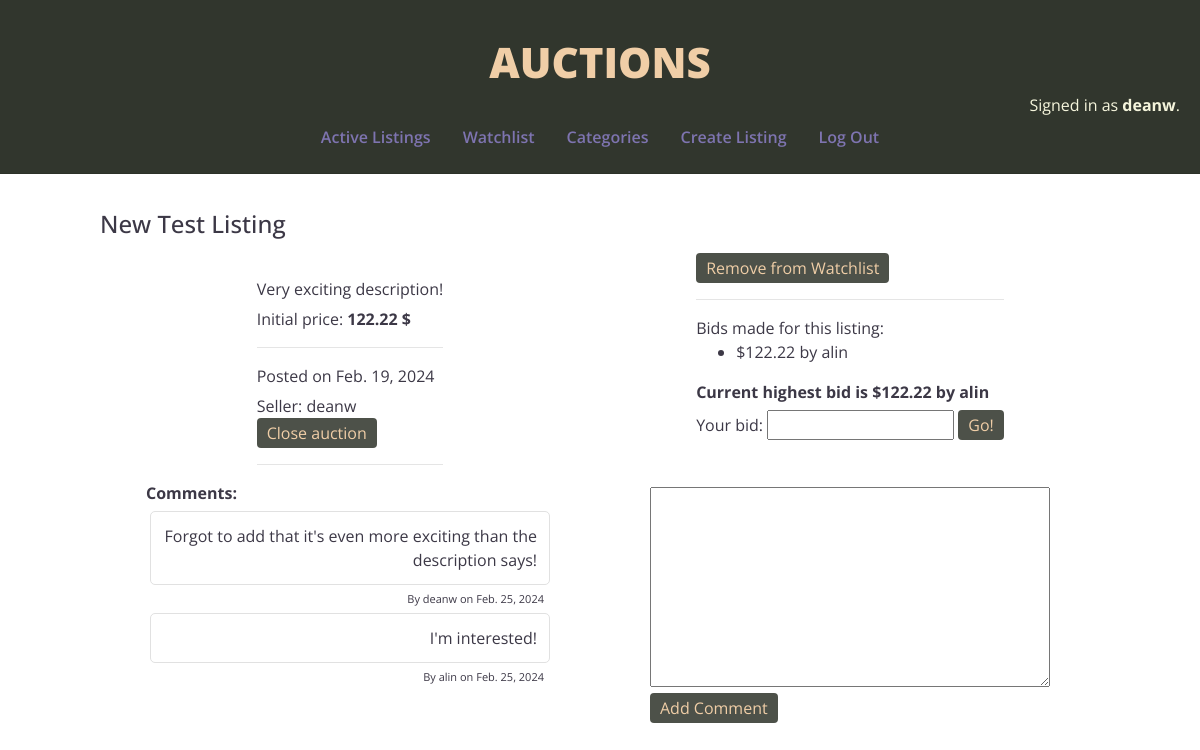
Screenshot of /listings/2 (signed in) with the database file from the repository.
### auctions/models.py (models this page shows, shortened)
class User(AbstractUser):
    pass

class Listing(models.Model):
    title = models.CharField(max_length=64)
    category = models.CharField(max_length=7, choices=Category.choices, blank=True)
    description = models.TextField() # textarea
    price = models.DecimalField(max_digits=9, decimal_places=2, default=0.00)
    pic = models.URLField(blank=True, null=True) # input type url
    active = models.BooleanField(default=True)
    date = models.DateField(auto_now=False, auto_now_add=True)
    owner = models.ForeignKey(User, on_delete=models.CASCADE, related_name="owner")

class Bid(models.Model):
    user = models.ForeignKey(User, on_delete=models.CASCADE, related_name="users")
    product = models.ForeignKey(Listing, on_delete=models.CASCADE, related_name="products")
    the_bid = models.DecimalField(max_digits=6, decimal_places=2)

class Comment(models.Model):
    text = models.TextField()
    date = models.DateField(auto_now=False, auto_now_add=True)
    related_to = models.ForeignKey(Listing, on_delete=models.CASCADE, related_name="about_listing")
    author = models.ForeignKey(User, on_delete=models.DO_NOTHING, related_name="authors")

### auctions/views.py (the view, shortened to what this page needs)
# urls.py: path("listings/<int:listing_id>", views.listing, name="listing"),
@login_required(login_url='/login')
def listing(request, listing_id):
    listing = Listing.objects.get(pk=listing_id)
    winning_bid, current_winner = util.best_bid(listing)
    bid_objects = Bid.objects.filter(product=listing)
    all_bids = bid_objects.all()
    comment_objects = Comment.objects.filter(related_to=listing)
    all_comments = comment_objects.all()
    if request.user.is_authenticated:
        try:
            favorite = Watchlist.objects.get(fave=listing, user=request.user)
        except (KeyError, Watchlist.DoesNotExist):
            favorite = Watchlist.objects.create(user=request.user, fave=listing)
            favorite.save()
    return render(request, "auctions/listing.html", {
        "listing":listing,
        "bid_form":NewBidForm(),
        "bid_log":all_bids,
        "current_win":winning_bid,
        "current_winner":current_winner,
        "favorited":favorite.added,
        "comment_form":NewCommentForm(),
        "comment_log":all_comments
    })

### auctions/views.py
class NewBidForm(forms.Form):
    bid = forms.DecimalField(label='Your bid', max_digits=9, decimal_places=2, min_value=0.01)

class NewCommentForm(forms.Form):
    comment = forms.CharField(label='', widget=forms.Textarea(attrs={"class": "comment_form"}))

### auctions/util.py (called while the page is built)
def best_bid(listing):
    bid_objects = Bid.objects.filter(product=listing)
    all_bids = bid_objects.all()
    if not all_bids:
        winning_bid = listing.price
        current_winner = None
    else:
        winning_bid = 0.0
        for bid in all_bids:
            if bid.the_bid > winning_bid:
                winning_bid = bid.the_bid
                current_winner = bid.user
    return winning_bid, current_winner

### auctions/templates/auctions/listing.html (shortened to what this page needs)
{% extends "auctions/layout.html" %}
{% block body %}
<div class="listing_body">
    <h4>{{ listing.title }}</h4>
    <div class="listing_content">
        <div class="column">
        <div class="listing_info">
            <div> {{ listing.description }}</div>
            <div> Initial price: <strong>{{ listing.price }} $</strong></div>
            <hr>
            <div> Posted on {{ listing.date }}</div>
            <div>Seller: {{ listing.owner }}
                {% if user == listing.owner and listing.active %}
                    <form action="{% url 'listing' listing.id %}" method="post">
                        <input type="submit" name="action" value="Close auction"/>
                    </form>
                {% endif %}
            </div>
            <hr>
        </div>
    </div>
        <div class="column">
        <div class="listing_info">
            {% if listing.active %}
            <div>
                <form action="{% url 'listing' listing.id %}" method="post">
                <input style="font-size: 16px;" type="submit" name="action"
                value="{% if favorited %}Remove from Watchlist{% else %}Add to Watchlist{% endif %}"/>
                </form>
            </div>
            <hr>
            <div>
            {% if bid_log %}
                Bids made for this listing:
                <ul>
                {% for bid in bid_log %}
                    <li>${{ bid.the_bid }} by {{ bid.user }}</li>
                {% endfor %}
                </ul>
                <div><strong>Current highest bid is ${{ current_win }} by {{ current_winner }}</strong></div>
            {% else %}
                Be the first one to bid on this item!
            {% endif %}
            </div>
            <div>
                <form action="{% url 'listing' listing.id %}" method="post">
                    {{ bid_form }}
                    <input style="font-size: 16px;" type="submit" name="action" value="Go!"/>
                </form>
            </div>
            {% endif %}
        </div>
    </div>
        <div class="column">
        <div class="listing_info">
            {% if comment_log %}
                <strong>Comments:</strong>
                {% for comment in comment_log %}
                    <div class="comment">{{ comment.text }}</div>
                    <div class="comment_info">By {{ comment.author }} on {{ comment.date }}</div>
                {% endfor %}
            {% else %}
                <div>No comments on this item!</div>
            {% endif %}
        </div>
        </div>
        <div class="column">
        {% if listing.active %}
        <div class="listing_info">
            <div class="listing_form">
                <form action="{% url 'listing' listing.id %}" method="post">
                    {{ comment_form }}
                    <br>
                    <input type="submit" name="action" value="Add Comment"/>
                </form>
            </div>
        </div>
        {% endif %}
    </div>
    </div>
</div>
{% endblock %}

### auctions/templates/auctions/layout.html (shortened to what this page needs)
{% load static %}
<!DOCTYPE html>
<html lang="en">
    <head>
        <link rel="stylesheet" href="https://stackpath.bootstrapcdn.com/bootstrap/4.4.1/css/bootstrap.min.css">
        <link href="{% static 'auctions/styles.css' %}" rel="stylesheet">
    </head>
    <body>
        <div class="menu">
        <div id="superheading">AUCTIONS</div>
        <div id="username">
            {% if user.is_authenticated %}
                Signed in as <strong>{{ user.username }}</strong>.
            {% else %}
                Not signed in.
            {% endif %}
        </div>
        <div class="heading">
            <ul class="nav">
                <li class="nav-item">
                    <a class="nav-link" href="{% url 'index' %}">Active Listings</a>
                </li>
                {% if user.is_authenticated %}
                    <li class="nav-item">
                        <a class="nav-link" href="{% url 'watchlist' %}">Watchlist</a>
                    </li>
                    <li class="nav-item">
                        <a class="nav-link" href="{% url 'categories' %}">Categories</a>
                    </li>
                    <li class="nav-item>">
                        <a class="nav-link" href="{% url 'create' %}">Create Listing</a>
                    </li>
                    <li class="nav-item">
                        <a class="nav-link" href="{% url 'logout' %}">Log Out</a>
                    </li>
                {% endif %}
            </ul>
        </div>
        <hr>
        </div>
        <div class="contents">
            {% block body %}
            {% endblock %}
        </div>
    </body>
</html>

### auctions/static/auctions/styles.css (style rules this page uses)
body { font-family: "Open Sans", sans-serif; color:#3c3846; }
.menu { background-color: #31362d; }
a { color: #7e74b0; }
.heading { display: grid; place-items: center; font-family: "Open Sans", sans-serif; font-size: 16px; font-weight: 600; font-style: bold; }
#superheading { padding-top: 30px; display: grid; place-items: center; font-family: "Open Sans", sans-serif; font-weight: 800; font-style: bold; font-size: 42px; color: #f0cea7; }
input[type="submit"] { background-color: #4d5149; color:#f0cea7; font-family: inherit; padding: 3px; padding-left: 10px; padding-right: 10px; border-radius: 4px; border: none; }
#username { text-align: right; padding-right: 20px; color:beige; }
.listing_body { padding: 20px; padding-left: 100px; padding-right: 100px; }
.listing_content { height: 100%; }
.column { height: 25%; display: flex; justify-content: center; align-items: center; }
.listing_info { display: block; float: left; }
.listing_info > div { margin-top: 6px; }
.comment_form { height: 200px; width: 400px; }
.comment { width: 400px; border:#e1e1e1; border-style: solid; border-width: 1px; border-radius: 5px; padding: 12px; margin: 4px; text-align: right; }
.comment_info { font-size: 11px; text-align: right; margin-right: 10px; }
@media screen and (min-width: 600px) { .listing_content { display: flex; flex-wrap: wrap; } }
@media screen and (min-width: 600px) { .column { flex-basis: 50%; height: 50%; } }

### rows the page displays
User: username "deanw"
Listing: title "New Test Listing", description "Very exciting description!", price "122.22", date "Feb. 19, 2024", owner "deanw"
Bid: the_bid "122.22", user "alin"
User: username "alin"
Comment: text "Forgot to add that it's even more exciting than the description says!", author "deanw", date "Feb. 25, 2024"
Comment: text "I'm interested!", author "alin", date "Feb. 25, 2024"
